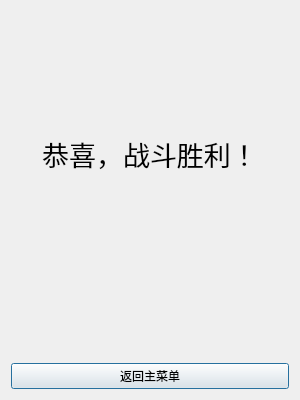
<?xml version="1.0" encoding="UTF-8"?>
<ui version="4.0">
 <class>end</class>
 <widget class="QDialog" name="end">
  <property name="geometry">
   <rect>
    <x>0</x>
    <y>0</y>
    <width>300</width>
    <height>400</height>
   </rect>
  </property>
  <property name="minimumSize">
   <size>
    <width>300</width>
    <height>400</height>
   </size>
  </property>
  <property name="maximumSize">
   <size>
    <width>300</width>
    <height>400</height>
   </size>
  </property>
  <property name="windowTitle">
   <string>Dialog</string>
  </property>
  <layout class="QVBoxLayout" name="verticalLayout">
   <item>
    <widget class="QLabel" name="label">
     <property name="font">
      <font>
       <pointsize>20</pointsize>
      </font>
     </property>
     <property name="text">
      <string>恭喜，战斗胜利！</string>
     </property>
     <property name="alignment">
      <set>Qt::AlignCenter</set>
     </property>
    </widget>
   </item>
   <item>
    <spacer name="verticalSpacer">
     <property name="orientation">
      <enum>Qt::Vertical</enum>
     </property>
     <property name="sizeType">
      <enum>QSizePolicy::Fixed</enum>
     </property>
     <property name="sizeHint" stdset="0">
      <size>
       <width>20</width>
       <height>60</height>
      </size>
     </property>
    </spacer>
   </item>
   <item>
    <widget class="QPushButton" name="pushButton">
     <property name="text">
      <string>返回主菜单</string>
     </property>
    </widget>
   </item>
  </layout>
 </widget>
 <resources/>
 <connections/>
</ui>
